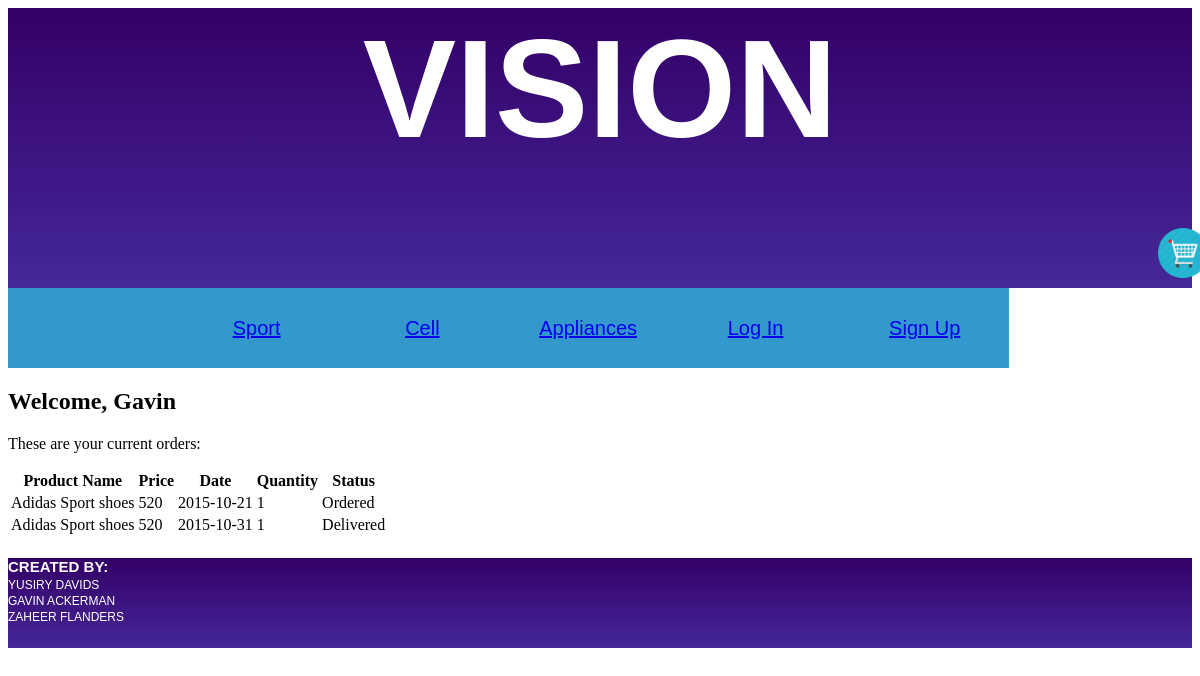
/dashboard.php?id=1, run on an earlier commit of the app's database.
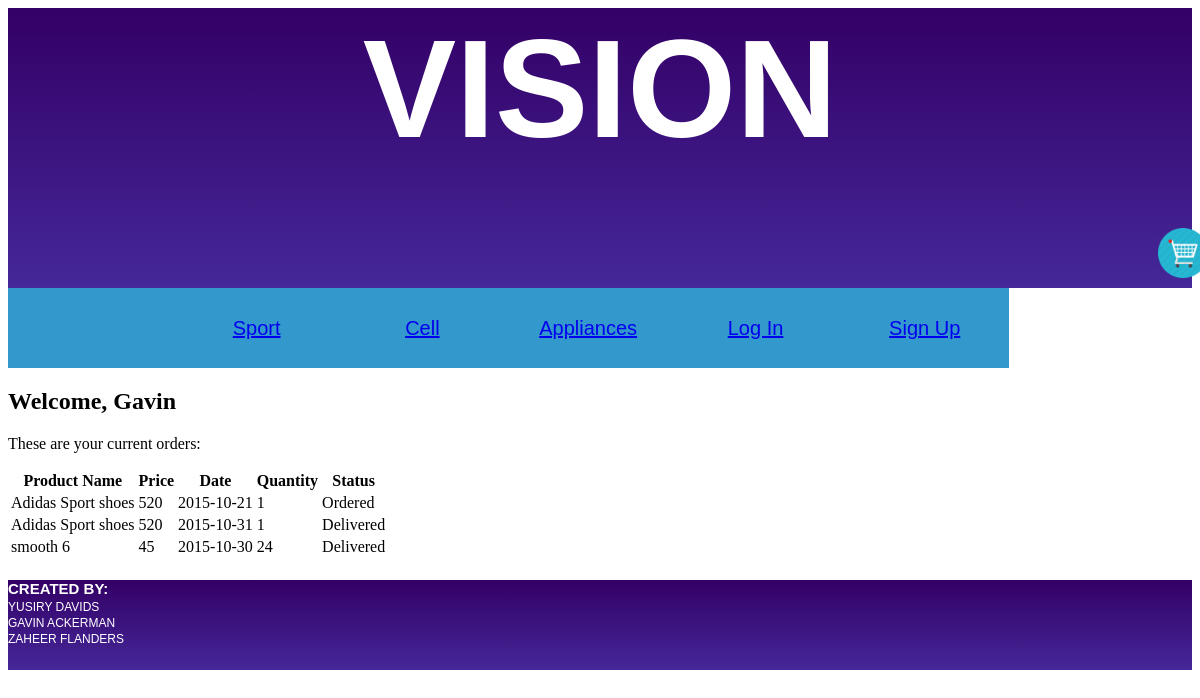
And on a later commit of the database.
### tables this page shows
CREATE TABLE IF NOT EXISTS `customer` (
  `Customer_Id` int(10) NOT NULL,
  `FName` varchar(20) NOT NULL,
  `LName` varchar(20) NOT NULL,
  `Phone` varchar(10) NOT NULL,
  `Email` varchar(50) NOT NULL,
  `Street` varchar(20) NOT NULL,
  `City` varchar(20) NOT NULL,
  `Postal_Code` int(5) NOT NULL,
  `Age` int(2) NOT NULL,
  `Password` varchar(10) NOT NULL
);

CREATE TABLE IF NOT EXISTS `delivery` (
  `Delivery_Id` int(10) NOT NULL,
  `Ord_Id` int(10) NOT NULL,
  `Cus_Id` int(10) NOT NULL,
  `Delivery_Date` date NOT NULL,
  `Delivery_Quantity` int(5) NOT NULL,
  `Price` float NOT NULL,
  `Cus_Street` varchar(30) NOT NULL,
  `Cus_City` varchar(30) NOT NULL
);

CREATE TABLE IF NOT EXISTS `product` (
  `Product_Id` int(10) NOT NULL,
  `Description` varchar(200) NOT NULL,
  `Product_Name` varchar(20) NOT NULL,
  `Sup_Id` int(10) NOT NULL,
  `Product_Price` float NOT NULL,
  `refCategoryId` int(10) NOT NULL,
  `active` tinyint(1) NOT NULL,
  `featured` tinyint(1) NOT NULL,
  `quantity` int(10) NOT NULL,
  `ImageLocation` varchar(60) NOT NULL
);

### dashboard.php (the view, shortened to what this page needs)
<?php
	include_once("layout/header.php");
	include_once("include/shoppingcart.php");
	$ID = $_SESSION["UserID"];
	$sqlUser = "SELECT * FROM customer WHERE Customer_Id = $ID";
	$rstUser = $db->query($sqlUser);
	$rowUser = $rstUser->fetch_assoc();
	$strHTML = "<h2>Welcome, " . $rowUser["FName"] . "</h2>
		<p>These are your current orders:<p>";
	$sqlOrders = "SELECT Price, Date, customer_order.Quantity, Product_Name
						FROM customer_order INNER JOIN product ON customer_order.Prod_Id = Product_Id
						WHERE Cus_ID = $ID";
	$sqlDelivered = "SELECT delivery.Price, Delivery_Date, Delivery_Quantity, Product_Name
							FROM delivery INNER JOIN customer_order ON delivery.Ord_Id = customer_order.Order_Id
							INNER JOIN product ON customer_order.Prod_Id = Product_Id
							WHERE delivery.Cus_ID = $ID";
	if(!$rstOrders = $db->query($sqlOrders)){
		die("Error when running order query, " . $db->error);
	}
	if(!$rstDelivered = $db->query($sqlDelivered)){
		die("Error when running the delivered query, " . $db->error);
	};
	$strOrdersHTML = "<table id='dashboardTbl'>
					<tr>
						<th>Product Name</th>
						<th>Price</th>
						<th>Date</th>
						<th>Quantity</th>
						<th>Status</th>
					</tr>";
	while($rowOrders = $rstOrders->fetch_assoc()){
		$strOrdersHTML .= "<tr>
				<td>" . $rowOrders["Product_Name"] . "</td>
				<td>" . $rowOrders["Price"] . "</td>
				<td>" . $rowOrders["Date"] . "</td>
				<td>" . $rowOrders["Quantity"] . "</td>
				<td>Ordered</td>
			</tr>";
	}
	while($rowDelivered = $rstDelivered->fetch_assoc()){
		$strOrdersHTML .= "<tr>
		<td>" . $rowDelivered["Product_Name"] . "</td>
				<td>" . $rowDelivered["Price"] . "</td>
				<td>" . $rowDelivered["Delivery_Date"] . "</td>
				<td>" . $rowDelivered["Delivery_Quantity"] . "</td>
				<td>Delivered</td>
			</tr>";
	}
	$strOrdersHTML .= "</table>";
	echo $strHTML;
	echo $strOrdersHTML;
	include_once("layout/footer.php");
?>

### layout/header.php (shortened to what this page needs)
<?php
if($_REQUEST)
   $ACTION = $_REQUEST['Action'];
else
   $ACTION = "";
if($ACTION == 'Register'){
   $strSignUpHTML = "";
}else{
   $strSignUpHTML =  "<a href='index.php?Action=Register' style='float:left;line-height: 80px; width: 14.285%; height: 80px; background-color:#3399CC;font-size:20px;
                     text-align:center; border:0px;font-family: Arial; '>Sign Up</a>";
}
if($ACTION == 'Login'){
   $strLogInHTML = "";
}else{
   $strLogInHTML = "<a href='index.php?Action=Login' style='float:left;line-height: 80px; width: 14.285%; height: 80px; background-color:#3399CC;font-size:20px;  text-align:center; border:0px;font-family: Arial; '>Log In</a>";
}
if(($ACTION == 'LoginSuccessful') || (!empty($_SESSION))){
   $strSignUpHTML = "<a href='index.php?Action=Logoff' style='float:left;line-height: 80px; width: 14.285%; height: 80px; background-color:#3399CC;font-size:20px;
                  text-align:center; border:0px;font-family: Arial; '>Log Out</a>";
   $strLogInHTML = "<a href='index.php?Action=LoginSuccessful&id=0' style='float:left;line-height: 80px; width: 14.285%; height: 80px; background-color:#3399CC;font-size:20px;
                  text-align:center; border:0px;font-family: Arial; '>Home</a>";
}else{
   $strSignUpHTML =  "<a href='index.php?Action=Register' style='float:left;line-height: 80px; width: 14.285%; height: 80px; background-color:#3399CC;font-size:20px;
                     text-align:center; border:0px;font-family: Arial; '>Sign Up</a>";
   $strLogInHTML = "<a href='index.php?Action=Login' style='float:left;line-height: 80px; width: 14.285%; height: 80px; background-color:#3399CC;font-size:20px;
                  text-align:center; border:0px;font-family: Arial; '>Log In</a>";
}
$strHeader = "<!DOCTYPE html>
			<html>
			 <head>
           <title>$TITLE</title>
            <link rel='stylesheet' type='text/css' href='css/header.css'>
            <script src='js/js.js'></script>
         </head>
           <header>
           <div id='bannermainhead'>
			<h1 style=' color:#ffffff; font-size:140px; text-align: center;font-family: Arial;margin-top: 0;'>VISION</h1>
			<a href='cart.php'><img src='images/Cart-128.png' style='align=right; width:50px;height:50px;margin-top:-80px; position:relative; left:1150px;></a>
			<p style=' color:#ffffff; font-size:33px; text-align: center; margin-top: -80px; font-family: Arial; '></p>
           </div>
		   <div id='bannersubhead'>
			   <a href='sport.php' id='menubutton' >Sport</a>
			   <a href='cellular.php' id='menubutton'>Cell</a>
			   <a href='appliances.php' id='menubutton'>Appliances</a>
			   $strLogInHTML
            $strSignUpHTML
		   </div>
         </header>
		 <body>";
	echo $strHeader;
?>

### layout/footer.php
<?php
	$strFooter = "<br /><br /></body>
	<footer>
		  <div id='bannerfoot' style=' width: 100%; height: 90px; background: linear-gradient(#330066, #452899);margin-top: -27px;'>
			 <h2 style=' color:#ffffff; font-size:15px; text-align: left;  font-family: Arial;'>CREATED BY: </h2>
			 <p style=' color:#ffffff; font-size:12px; text-align: left;  font-family: Arial; margin-top: -10px;'>YUSIRY DAVIDS</p>
			 <p style=' color:#ffffff; font-size:12px; text-align: left;  font-family: Arial; margin-top: -10px;'>GAVIN ACKERMAN</p>
			 <p style=' color:#ffffff; font-size:12px; text-align: left;  font-family: Arial; margin-top: -10px;'>ZAHEER FLANDERS</p>
		 </div>
	</footer>
</html>";
	echo $strFooter;
?>

### css/header.css (style rules this page uses)
#bannermainhead h1 { color:#ffffff; font-size:140px; text-align: center;font-family: Arial;margin-top: 0; }
#bannersubhead a { float:left;line-height: 80px; width: 14%; height: 80px; background-color:#3399CC;font-size:20px; text-align:center; border:0px;font-family: Arial; }
#bannermainhead { width: 100%; height: 280px; background: linear-gradient(#330066, #452899); }
#bannersubhead { width: 100%; height: 80px;background-color:#ffffff; align:center; }
#menubutton { float:left;line-height: 80px; width: 15%; height: 80px; background-color:#3399CC;font-size:20px;text-align:center; border:0px;font-family: Arial; }

What changed in the data, as far as the page shows it:
added delivery: product.Product_Name "smooth 6", Price "45", Delivery_Date "2015-10-30", Delivery_Quantity "24"
